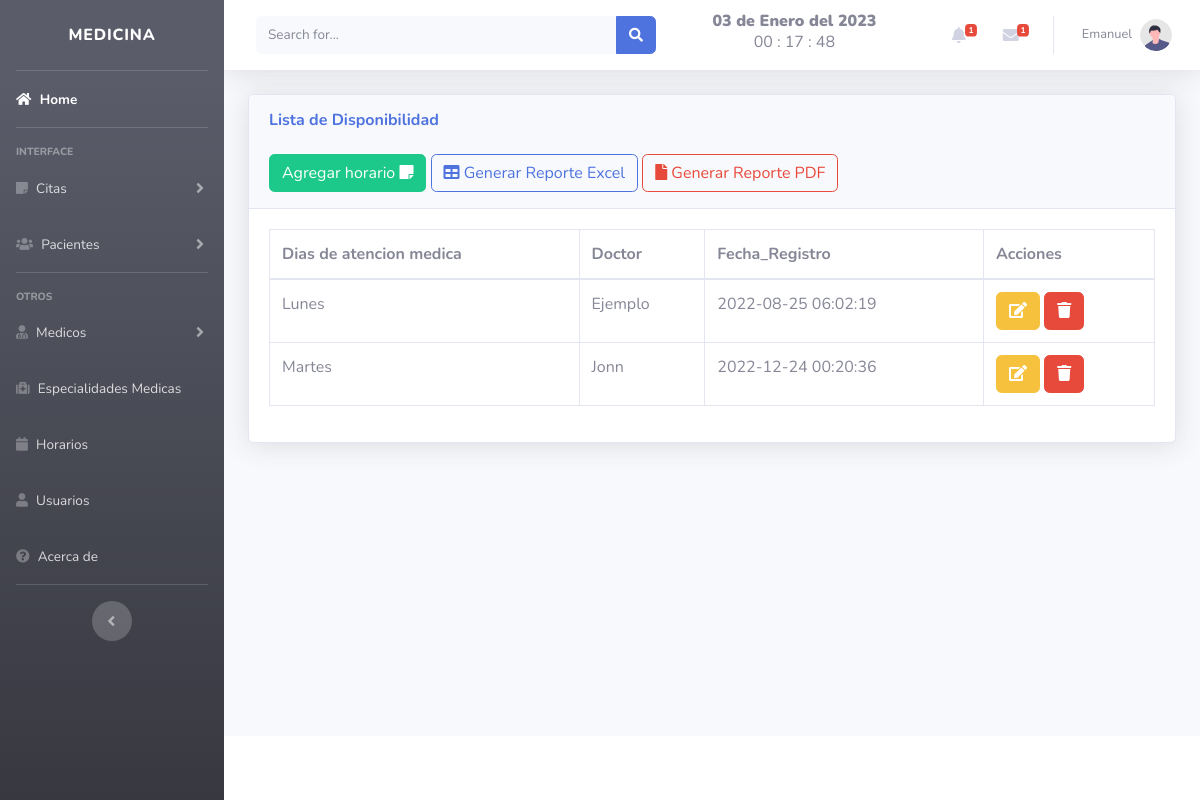
The app's page /views/horarios.php (signed in), older data.
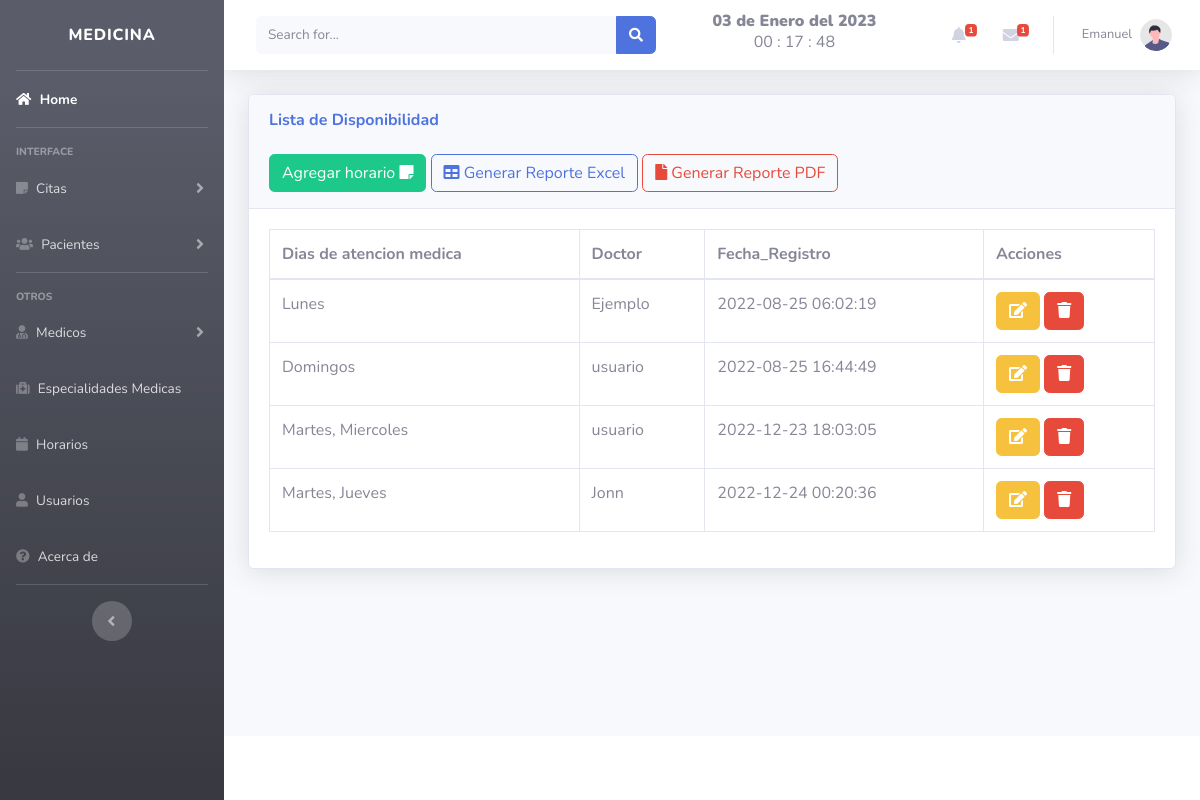
The same page, newer data.
### tables this page shows
CREATE TABLE `horario` (
  `id` int(11) NOT NULL,
  `dias` varchar(250) NOT NULL,
  `id_doctor` int(11) NOT NULL,
  `fecha` timestamp NOT NULL DEFAULT current_timestamp()
);

CREATE TABLE `doctor` (
  `id` int(11) NOT NULL,
  `cedula` int(50) NOT NULL,
  `name` varchar(50) NOT NULL,
  `apellidos` varchar(150) NOT NULL,
  `correo` varchar(50) NOT NULL DEFAULT 'current_timestamp()',
  `id_horario` int(11) NOT NULL,
  `id_especialidad` int(11) NOT NULL,
  `sexo` varchar(50) NOT NULL,
  `telefono` varchar(50) NOT NULL,
  `direccion` varchar(150) NOT NULL,
  `fecha` date NOT NULL,
  `fecha_registro` timestamp NOT NULL DEFAULT current_timestamp(),
  `id_rol` int(11) NOT NULL
);

### views/horarios.php (the view, shortened to what this page needs)
<?php
$typeUser = $_SESSION['rol'];
if($typeUser === '2' || $typeUser ==='1'){
    ?>
<!DOCTYPE html>
<html lang="en">
<head>
</head>
<?php include "../includes/header.php";?>
<body id="page-top">
                <div class="container-fluid">
                    <div class="card shadow mb-4">
                        <div class="card-header py-3">
                            <h6 class="m-0 font-weight-bold text-primary">Lista de Disponibilidad</h6>
                            <br>
                            <button type="button" class="btn btn-success" data-toggle="modal" data-target="#horario">
				            <span class="glyphicon glyphicon-plus"></span> Agregar horario  <i class="fa fa-sticky-note" aria-hidden="true"></i> </a></button>
                            <a href="../includes/r_horarios.php" class="btn btn-outline-primary">
                                <i class="fa fa-table" aria-hidden="true"></i> Generar Reporte Excel</a>
                            <a href="../includes/reporte_hora.php" class="btn btn-outline-danger">
                            <i class="fa fa-file" aria-hidden="true"></i>  Generar Reporte PDF</a>
                        </div>
                        <div class="card-body">
                            <div class="table-responsive">
                                <table class="table table-bordered" id="dataTable" width="100%" cellspacing="0">
                                    <thead>
                                        <tr>
                                            <th>Dias de atencion medica</th>
                                            <th>Doctor</th>
                                            <th>Fecha_Registro</th>
                                            <th>Acciones</th>
                                        </tr>
                                    </thead>
				<?php
include "../includes/db.php";
$result=mysqli_query($conexion,"SELECT h.id, h.dias, h.id_doctor, h.fecha, d.name  FROM horario h
INNER JOIN doctor d ON h.id_doctor = d.id ");
while ($fila = mysqli_fetch_assoc($result)):
?>
<tr>
<td><?php echo $fila['dias']; ?></td>
<td><?php echo $fila['name']; ?></td>
<td><?php echo $fila['fecha']; ?></td>
<td>
<a class="btn btn-warning" href="../includes/editar_horario.php?id=<?php echo $fila['id']?> ">
<i  class="fa fa-edit "></i> </a>
<a href="../includes/eliminar_horario.php?id=<?php echo $fila['id']?> " class="btn btn-danger btn-del" >
<i  class="fa fa-trash "></i></a></button>
</td>
</tr>
<?php endwhile;?>
                                </table>
                            </div>
                        </div>
                    </div>
                </div>
            <?php include "../includes/footer.php";?>
            <?php include "../includes/form_horario.php";?>
</body>
</html>
<?php }
else {
?>
<div id="notAllow" ></div>
<script src="https://code.jquery.com/jquery-3.6.3.min.js"></script>
<script  src="../js/not-allowed.js"></script>
<script src="https://unpkg.com/sweetalert/dist/sweetalert.min.js"></script><?php
}?>

Row changes from the older to the newer data that the page shows:
now on this page (row edited): horario: dias "Domingos", id_doctor.name "usuario", fecha "2022-08-25 16:44:49"
now on this page (row edited): horario: dias "Martes, Miercoles", id_doctor.name "usuario", fecha "2022-12-23 18:03:05"
changed horario "Jonn": dias "Martes" → "Martes, Jueves"
